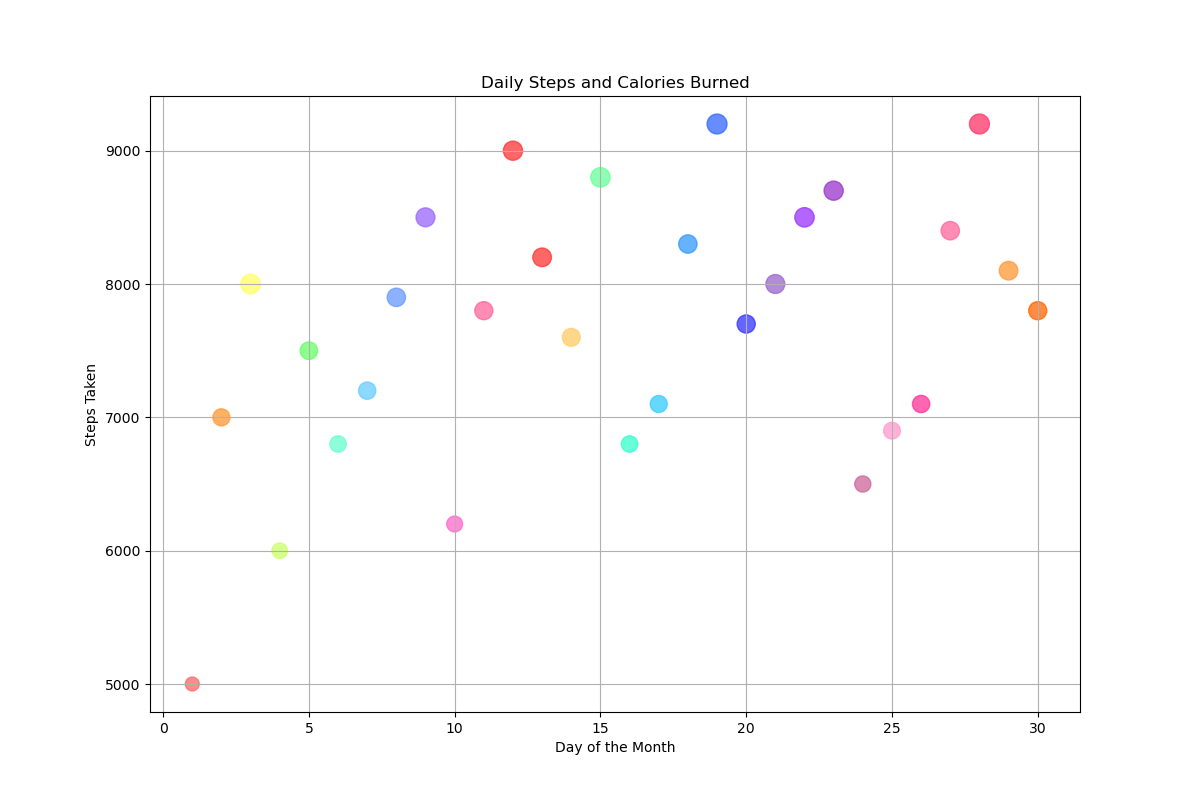

This figure's Python source:

import matplotlib.pyplot as plt

# Data
days = [
    1, 2, 3, 4, 5, 6, 7, 8, 9, 10,
    11, 12, 13, 14, 15, 16, 17, 18, 19, 20,
    21, 22, 23, 24, 25, 26, 27, 28, 29, 30
]
steps = [
    5000, 7000, 8000, 6000, 7500, 6800, 7200, 7900, 8500, 6200,
    7800, 9000, 8200, 7600, 8800, 6800, 7100, 8300, 9200, 7700,
    8000, 8500, 8700, 6500, 6900, 7100, 8400, 9200, 8100, 7800
]
calories_burned = [
    200, 300, 400, 250, 320, 280, 310, 350, 370, 260,
    340, 380, 360, 330, 390, 280, 300, 350, 410, 340,
    370, 390, 380, 270, 290, 310, 350, 410, 360, 340
]

# Map the calories burned to a color
calories_colors = [
    '#FF6666', '#FF9933', '#FFFF66', '#CCFF66', '#66FF66', '#66FFCC', '#66CCFF', '#6699FF', '#9966FF', '#FF66CC',
    '#FF6699', '#FF3333', '#FF3333', '#FFCC66', '#66FF99', '#33FFCC', '#33CCFF', '#3399FF', '#3366FF', '#3333FF',
    '#9966CC', '#9933FF', '#9933CC', '#CC6699', '#FF99CC', '#FF3399', '#FF6699', '#FF3366', '#FF9933', '#FF6600'
]

# Scatter plot
fig, ax = plt.subplots(figsize=(12, 8))
sc = ax.scatter(days, steps, s=[c // 2 for c in calories_burned], c=calories_colors, alpha=0.75)

# Customizing the axes and title
ax.set_xlabel('Day of the Month')
ax.set_ylabel('Steps Taken')
ax.set_title('Daily Steps and Calories Burned')
ax.grid(True)

# Show plot
plt.show()
